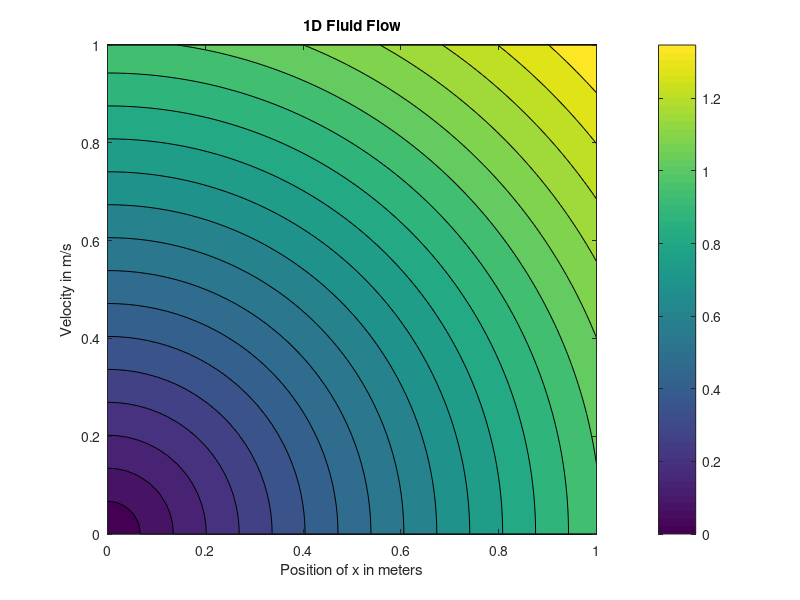

The MATLAB source for this figure:

Lx = 1
Ly = 1
Nx = 50
Ny = 50

x = linspace (0, Lx, Nx);
y = linspace (0, Ly, Ny);
[X, Y] = meshgrid(x, y);
U = X;
V = Y;
v_mag = sqrt(U.^2 + V.^2);
figure;
contourf(X, Y, v_mag, 20);
colorbar;
title ('1D Fluid Flow');
xlabel ('Position of x in meters')
ylabel ('Velocity in m/s')
axis equal
saveas (gcf, 'prob3.png');
